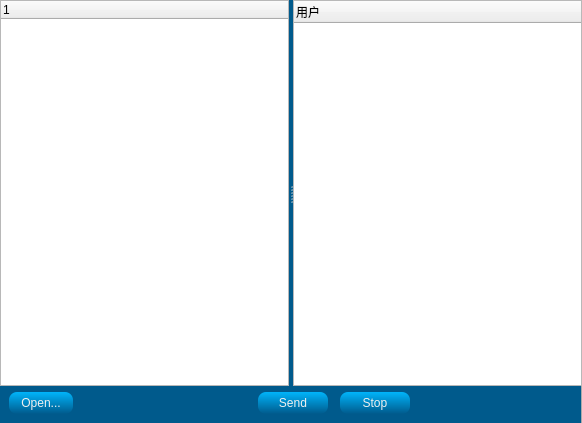
<?xml version="1.0" encoding="UTF-8"?>
<ui version="4.0">
 <class>SendFileDlg</class>
 <widget class="QDialog" name="SendFileDlg">
  <property name="geometry">
   <rect>
    <x>0</x>
    <y>0</y>
    <width>582</width>
    <height>423</height>
   </rect>
  </property>
  <property name="windowTitle">
   <string>Dialog</string>
  </property>
  <property name="styleSheet">
   <string notr="true">
#SendFileDlg
{
	border-right:1px solid rgb(170,170,170);
	background-color:rgba(0, 90, 140, 255);
}
#SendFileDlg QPushButton
{
	font-size:12px;
	font-weight:normal;
	color:rgb(240,240,240);
	border:0px groove rgba(0, 90, 140, 255);
	border-radius:8px;
	padding:4px 12px;
	background-color: qlineargradient(spread:reflect, x1:0, y1:0, x2:0, y2:1, stop:0 rgba(0, 180, 250, 255), stop:1 rgba(0, 90, 140, 255));
}
#SendFileDlg QPushButton:pressed
{
	background: qlineargradient(spread:pad, x1:0, y1:0, x2:0, y2:1, stop:0 rgba(130, 200, 250, 255), stop:1 rgba(130, 200, 250, 255));
	background: qlineargradient(spread:reflect, x1:0, y1:0, x2:0, y2:1, x3:0, y3:1,stop:0 rgba(0, 90, 140, 255), stop:0.5 rgba(130, 200, 250, 255),stop:0.8 rgba(0, 180, 250, 255));
	color:rgb(0,0,0);
}
#SendFileDlg QPushButton:hover
{
	background: qlineargradient(spread:reflect, x1:0, y1:0, x2:0, y2:1, x3:0, y3:1,stop:0 rgba(0, 90, 140, 255), stop:0.5 rgba(130, 200, 250, 255),stop:0.8 rgba(0, 180, 250, 255));
}
</string>
  </property>
  <layout class="QGridLayout" name="gridLayout">
   <property name="leftMargin">
    <number>0</number>
   </property>
   <property name="topMargin">
    <number>0</number>
   </property>
   <property name="rightMargin">
    <number>0</number>
   </property>
   <property name="bottomMargin">
    <number>9</number>
   </property>
   <item row="0" column="0">
    <widget class="QSplitter" name="splitter">
     <property name="minimumSize">
      <size>
       <width>0</width>
       <height>380</height>
      </size>
     </property>
     <property name="orientation">
      <enum>Qt::Horizontal</enum>
     </property>
     <widget class="FileTransfer" name="filesWidget"/>
     <widget class="QTreeWidget" name="usersWidget">
      <column>
       <property name="text">
        <string>用户</string>
       </property>
      </column>
     </widget>
    </widget>
   </item>
   <item row="1" column="0">
    <layout class="QHBoxLayout" name="horizontalLayout">
     <property name="spacing">
      <number>12</number>
     </property>
     <property name="leftMargin">
      <number>9</number>
     </property>
     <item>
      <widget class="QPushButton" name="btn_groupOpenFile">
       <property name="text">
        <string>Open...</string>
       </property>
      </widget>
     </item>
     <item>
      <spacer name="horizontalSpacer_2">
       <property name="orientation">
        <enum>Qt::Horizontal</enum>
       </property>
       <property name="sizeHint" stdset="0">
        <size>
         <width>40</width>
         <height>20</height>
        </size>
       </property>
      </spacer>
     </item>
     <item>
      <widget class="QPushButton" name="btn_groupSendFile">
       <property name="minimumSize">
        <size>
         <width>70</width>
         <height>0</height>
        </size>
       </property>
       <property name="text">
        <string>Send</string>
       </property>
      </widget>
     </item>
     <item>
      <widget class="QPushButton" name="btn_groupStopSend">
       <property name="minimumSize">
        <size>
         <width>70</width>
         <height>0</height>
        </size>
       </property>
       <property name="text">
        <string>Stop</string>
       </property>
      </widget>
     </item>
     <item>
      <spacer name="horizontalSpacer">
       <property name="orientation">
        <enum>Qt::Horizontal</enum>
       </property>
       <property name="sizeHint" stdset="0">
        <size>
         <width>40</width>
         <height>20</height>
        </size>
       </property>
      </spacer>
     </item>
    </layout>
   </item>
  </layout>
 </widget>
 <customwidgets>
  <customwidget>
   <class>FileTransfer</class>
   <extends>QTreeWidget</extends>
   <header>filetransfer.h</header>
  </customwidget>
 </customwidgets>
 <resources/>
 <connections/>
</ui>
